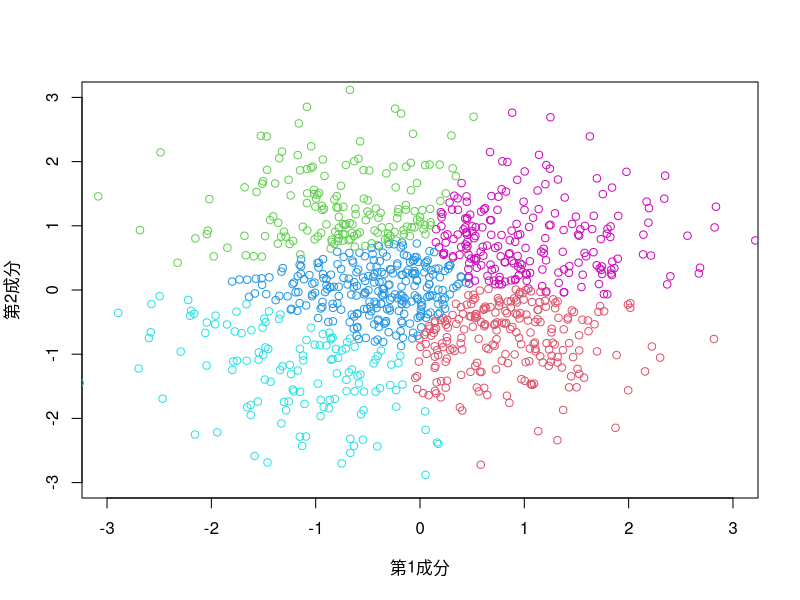

Write R code to recreate this figure.
# Load library
library(e1071)

# Clear environment
rm(list = ls())

# Setting Japanese font (for MacOSX)
# par(family= "HiraKakuProN-W3")

# Chapter9 e.g.80
# K-meansクラスタリング
k_means <- function(X, K, iteration = 20) {
  n <- nrow(X)
  p <- ncol(X)
  center <- array(dim = c(K, p))
  y <- sample(1:K, n, replace = TRUE)
  scores <- NULL
  for (h in 1:iteration) {
    for (k in 1:K) {
      if (sum(y[] == k) == 0) { # y[i] = kなるiの数を評価している
        center[k, ] <- Inf
      } else {
        for (j in 1:p) {
          center[k, j] <- mean(X[y[] == k, j])
        }
      }
    }
    S_total <- 0
    for (i in 1:n) {
      S_min <- Inf
      for (k in 1:K) {
        S <- sum((X[i, ] - center[k, ]) ^ 2)
        if (S < S_min) {
          S_min <- S
          y[i] <- k
        }
      }
      S_total <- S_total + S_min
    }
    scores <- c(scores, S_total)
  }
  return(list(clusters = y, scores = scores))
}

p <- 2
n <- 1000
X <- matrix(rnorm(p * n), nrow = n, ncol = p)
y <- k_means(X = X, K = 5)$clusters
plot(-3:3, -3:3, 
     xlab = "第1成分", ylab = "第2成分", type = "n")
points(X[, 1], X[, 2], col = y + 1)
